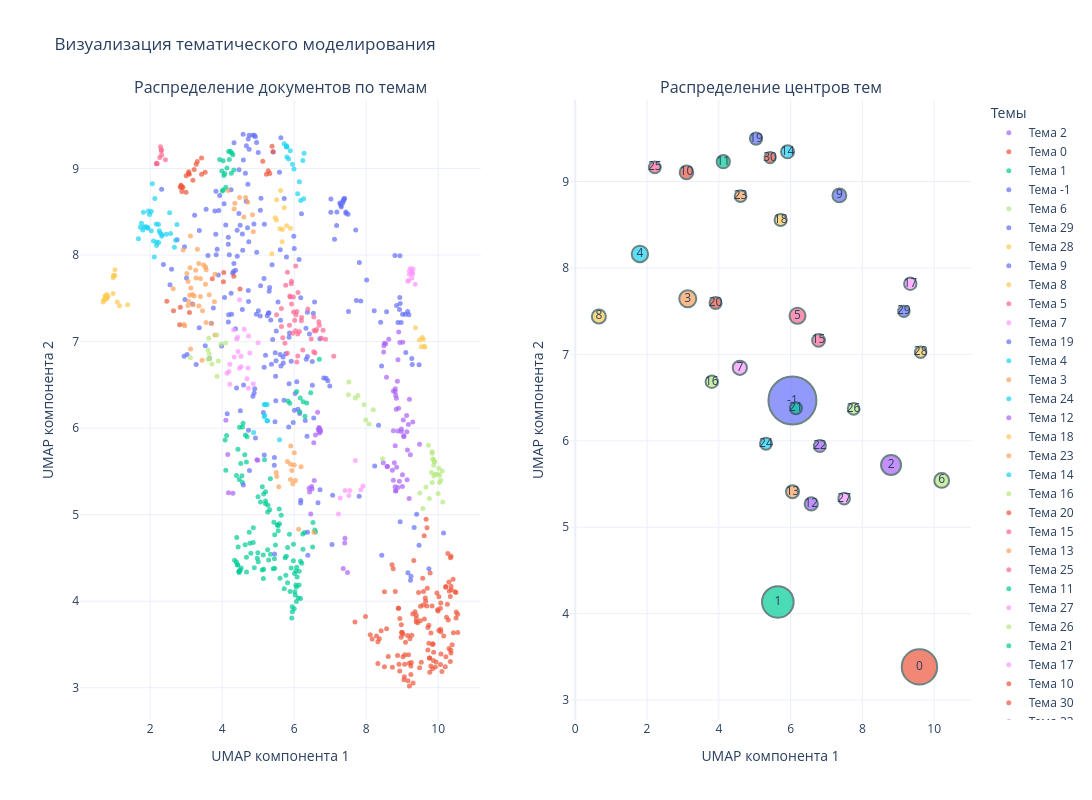

This figure's notebook cell:
### Markdown cell above
## Отрисовка пространства тем

### Code cell
def visualize_topics(topic_model, embeddings, topics, to_proccess_text, reducer):
    """
    Визуализирует темы и документы в двумерном пространстве.
    
    Параметры:
    ----------
    topic_model : BERTopic
        Обученная модель BERTopic
    embeddings : numpy.ndarray
        Эмбеддинги документов
    topics : numpy.ndarray
        Назначенные темы для каждого документа
    to_proccess_text : list
        Список текстов документов
    reducer : UMAP или другой редуктор размерности
        Обученный редуктор размерности
        
    Возвращает:
    -----------
    numpy.ndarray
        Эмбеддинги в двумерном пространстве
    """
    import plotly.express as px
    import plotly.graph_objects as go
    from plotly.subplots import make_subplots
    import pandas as pd

    # Уменьшение размерности для визуализации
    embeddings_2d = reducer.fit_transform(embeddings)
    
    # Создаем DataFrame для визуализации документов
    print("🔄 Подготовка данных для визуализации...")
    doc_df = pd.DataFrame({
        'x': embeddings_2d[:, 0],
        'y': embeddings_2d[:, 1],
        'topic': topics,
        'text': to_proccess_text
    })

    # Получаем информацию о темах
    topic_info = topic_model.get_topic_info()
    topic_names = {row['Topic']: row['Name'] for _, row in topic_info.iterrows()}

    # Добавляем имена тем в DataFrame
    doc_df['topic_name'] = doc_df['topic'].apply(lambda x: topic_names.get(x, f"Тема {x}"))

    # Уменьшаем размерность эмбеддингов тем для визуализации
    topic_embeddings_2d = reducer.transform(topic_model.topic_embeddings_)

    # Создаем DataFrame для визуализации тем
    topic_df = pd.DataFrame({
        'x': topic_embeddings_2d[:, 0],
        'y': topic_embeddings_2d[:, 1],
        'topic': topic_info['Topic'].values,
        'name': topic_info['Name'].values,
        'size': topic_info['Count'].values
    })

    # Создаем подграфики
    fig = make_subplots(rows=1, cols=2, 
                        subplot_titles=("Распределение документов по темам", 
                                       "Распределение центров тем"),
                        specs=[[{"type": "scatter"}, {"type": "scatter"}]])

    # Цветовая схема
    colors = px.colors.qualitative.Plotly

    # Добавляем график документов
    for topic_id in doc_df['topic'].unique():
        subset = doc_df[doc_df['topic'] == topic_id]
        topic_name = subset['topic_name'].iloc[0] if not subset.empty else f"Тема {topic_id}"
        color_idx = (topic_id + 1) % len(colors) if topic_id >= 0 else 0
        
        fig.add_trace(
            go.Scatter(
                x=subset['x'], 
                y=subset['y'],
                mode='markers',
                marker=dict(size=5, opacity=0.7),
                name=f"Тема {topic_id}",
                text=subset['text'],
                hoverinfo='text',
                showlegend=True,
                marker_color=colors[color_idx]
            ),
            row=1, col=1
        )

    # Добавляем график центров тем
    fig.add_trace(
        go.Scatter(
            x=topic_df['x'],
            y=topic_df['y'],
            mode='markers+text',
            marker=dict(
                size=topic_df['size'] / 5 + 10,  # Размер маркера пропорционален количеству документов
                color=[colors[(topic_id + 1) % len(colors)] for topic_id in topic_df['topic']],
                line=dict(width=2, color='DarkSlateGrey')
            ),
            text=topic_df['topic'].astype(str),
            textposition="middle center",
            name='Центры тем',
            hovertext=topic_df['name'] + "<br>Документов: " + topic_df['size'].astype(str),
            hoverinfo='text',
            showlegend=False
        ),
        row=1, col=2
    )

    # Настраиваем макет
    fig.update_layout(
        title="Визуализация тематического моделирования",
        height=800,
        width=1200,
        legend_title="Темы",
        template="plotly_white"
    )

    # Настраиваем оси
    fig.update_xaxes(title_text="UMAP компонента 1", showgrid=True, row=1, col=1)
    fig.update_yaxes(title_text="UMAP компонента 2", showgrid=True, row=1, col=1)
    fig.update_xaxes(title_text="UMAP компонента 1", showgrid=True, row=1, col=2)
    fig.update_yaxes(title_text="UMAP компонента 2", showgrid=True, row=1, col=2)

    # Отображаем график
    fig.show()

    # Сохраняем визуализацию
    fig.write_html("../data/interim/topic_visualization.html")
    print("✅ Визуализация сохранена в файл '../data/interim/topic_visualization.html'")

    return embeddings_2d

# Вызываем функцию
zipped_embs = visualize_topics(topic_model, embeddings, topics, to_proccess_text, reducer)
